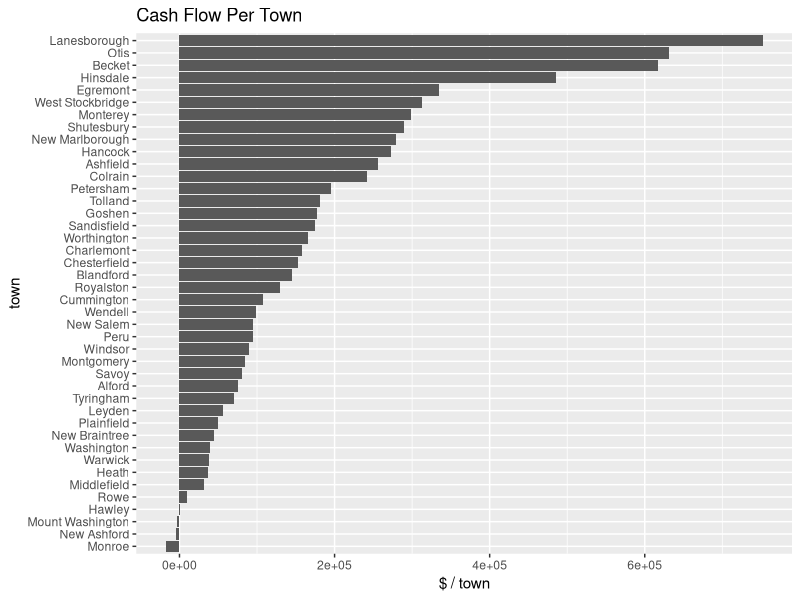
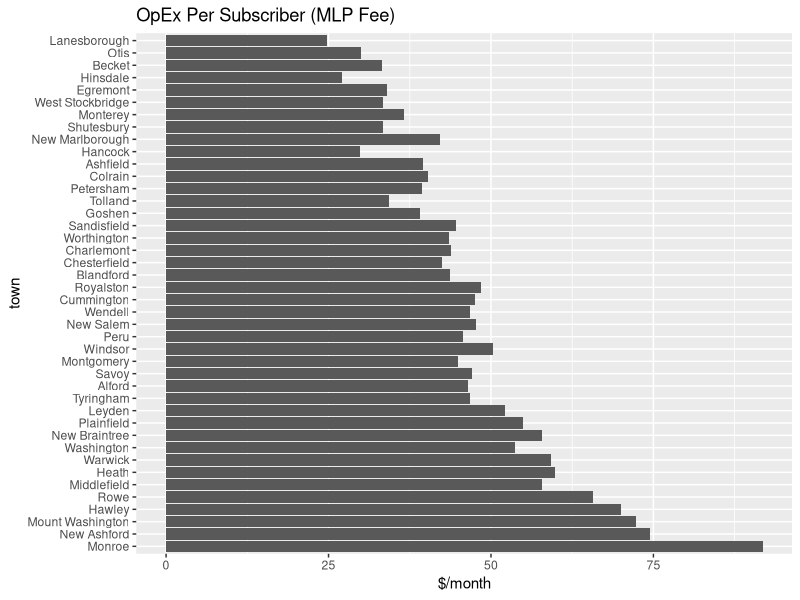
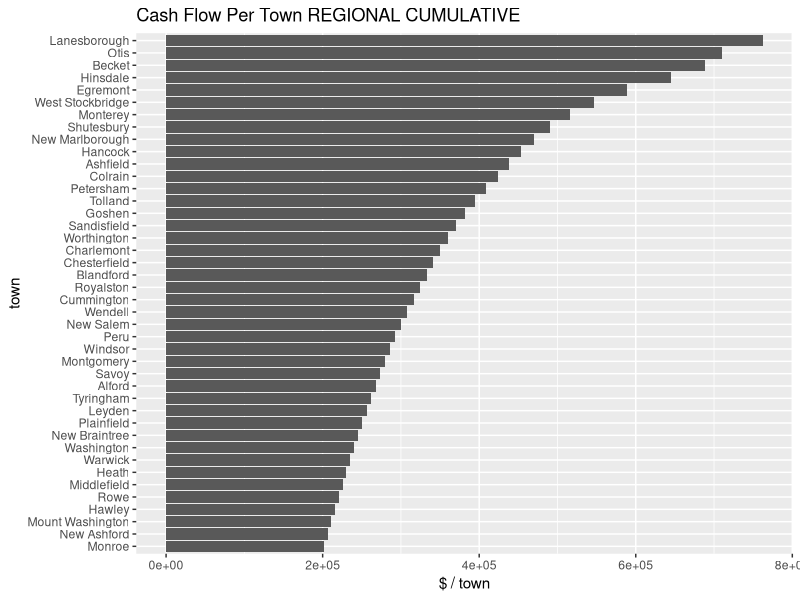
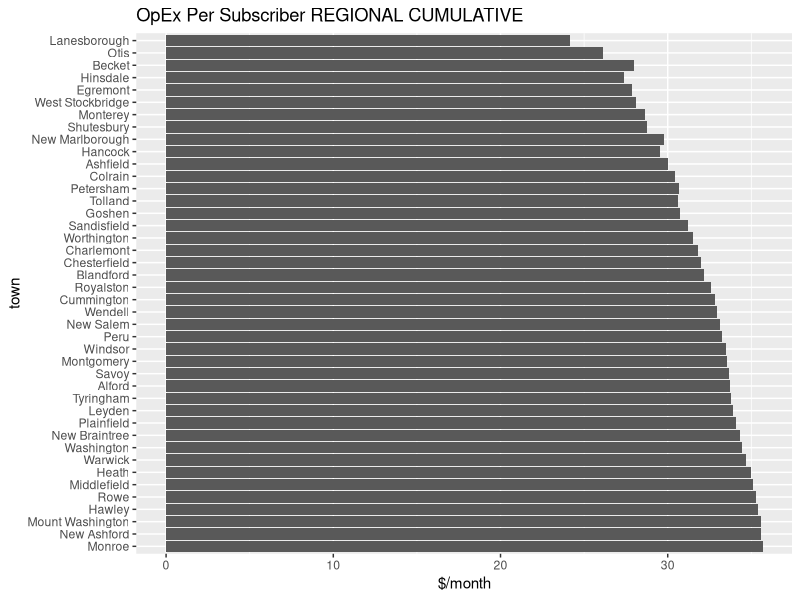
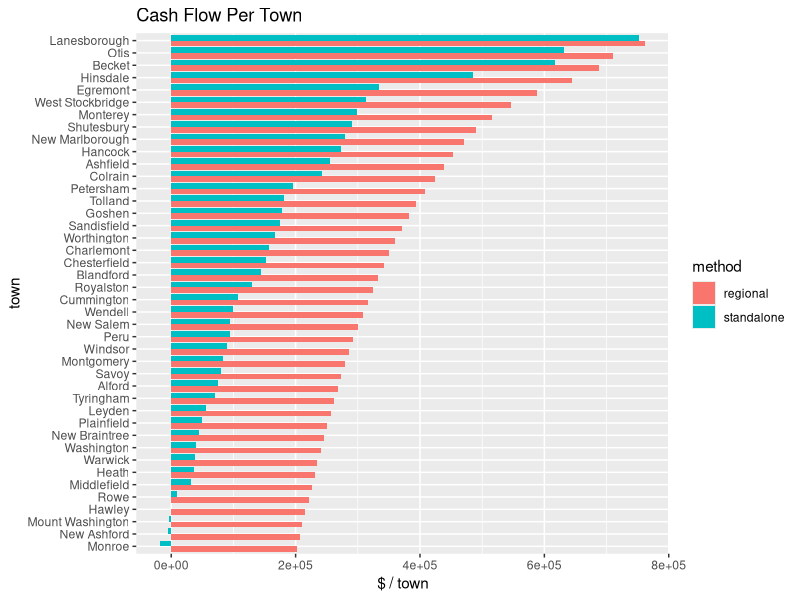
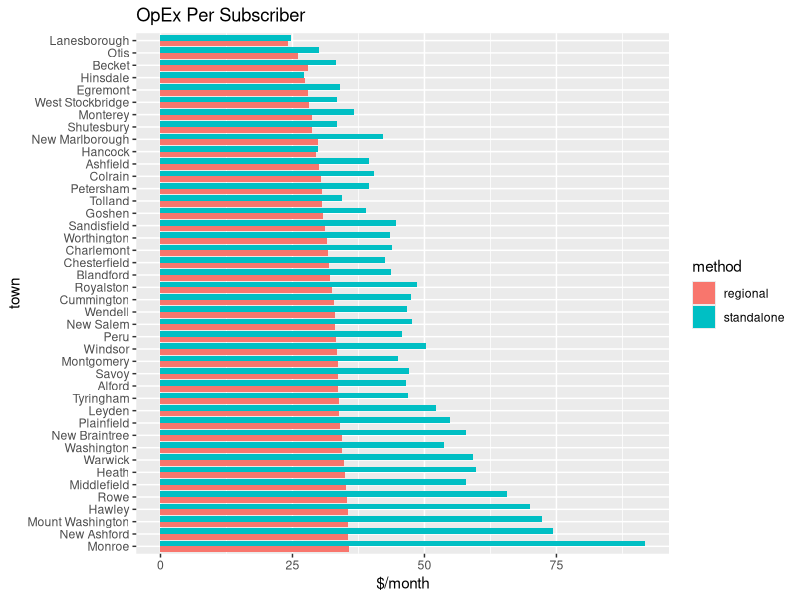

Recreate these plots in R, in order.
library(dplyr)
library(ggplot2)

fiber.plant.depreciation <- 1395 # per mile
insurance <- 442                 # per mile
bond.fees <- 3                   # per pole
pole.rental <- 13                # per pole
electronics.depreciation <- 63   # per premise
routine.mtnce <- 39              # per premise
network.operator.base <- 16800   # per town(!)
network.operator <- 36           # per subscriber
purma.dues <- 1200               # per town
accountant <- 3000               # per town
bookkeeping.etc <- 5000          # per town
legal <- 10000                   # per town
return.pct <- .05                # percent of opex (contingency fund)
take.rate <- 0.75
avg.price.per.sub <- 70          # average revenue per subscriber given product mix



# The plant.opex are fixed costs.
# I assume these costs are linear in the counts (miles, poles, etc.)
# That is, no economy of scale as increase size
plant.opex <- function(miles, poles, premises, subscribers) {
  (fiber.plant.depreciation+insurance)*miles +
    (bond.fees+pole.rental)*poles +
    (electronics.depreciation+routine.mtnce)*premises
}

# The netop.opex is the cost of the Network Operator subcontract.
# Crocker estimates a base cost per town and a cost per subscriber.
# This needs work.
netop.opex <- function(subscribers) {
  network.operator.base +
  network.operator*subscribers
}

# The admin.opex are the costs for bookkeeping, etc., which Crocker
# estimates as potentially a 50% savings when regionalized.
# This needs work.
admin.opex <- function() {
  purma.dues+accountant+bookkeeping.etc+legal
}

# A contingency fund for paying deductibles or other issues 
# is based on a percent of total opex.
contingency <- function(tot.opex) {
  tot.opex * return.pct
}

# premises, miles and poles per town, e.g.
#                  premises miles poles
# Alford                357    26   785
# Egremont             1034    56  1837
# Hancock               755    26   758
# Lanesborough         1848    52  1423
# ...
town.data <- read.table('towndata.txt', header=T, row.names = 1)
town.data$town <- row.names(town.data)

# Compute costs, revenue, cash flow per town
town.data <-
  mutate(town.data,
         n_towns=1,
         plant.opex=plant.opex(miles, poles, premises, premises*take.rate),
         netop.opex=netop.opex(premises*take.rate),
         admin.opex=admin.opex(),
         isp.opex=0, # fix me
         contingency=contingency(plant.opex+netop.opex+admin.opex+isp.opex),
         total.opex=plant.opex+netop.opex+admin.opex+isp.opex+contingency,
         revenue=avg.price.per.sub*premises*take.rate*12,
         cash.flow=revenue-total.opex,
         monthly.cost.per.sub=total.opex/(premises*take.rate)/12,
         monthly.net.per.sub=avg.price.per.sub-monthly.cost.per.sub)

# For plotting purposes, reorder town names by cash.flow
town.data$town <- factor(town.data$town, levels=town.data$town[order(town.data$cash.flow)])
town.data <- arrange(town.data, desc(town))

ggplot(town.data, aes(x=town,y=cash.flow)) + geom_bar(stat='identity') + coord_flip() + ggtitle("Cash Flow Per Town") + ylab("$ / town")

ggplot(town.data, aes(x=town,y=monthly.cost.per.sub)) + geom_bar(stat='identity') + coord_flip() + ggtitle("OpEx Per Subscriber (MLP Fee)") + ylab("$/month")

# Now generate cumulative values in order of most affordable first
town.data.cum <-
  mutate(town.data, 
         miles=cumsum(miles), 
         poles=cumsum(poles), 
         premises=cumsum(premises),
         n_towns=1:nrow(town.data),
         plant.opex=plant.opex(miles, poles, premises, premises*take.rate),
         netop.opex=netop.opex(premises*take.rate),
         admin.opex=cumsum(admin.opex)/2,
         isp.opex=0, # fix me
         contingency=contingency(plant.opex+netop.opex+admin.opex+isp.opex),
         total.opex=plant.opex+netop.opex+admin.opex+isp.opex+contingency,
         revenue=avg.price.per.sub*premises*take.rate*12,
         cash.flow=revenue-total.opex,
         monthly.cost.per.sub=total.opex/(premises*take.rate)/12,
         monthly.net.per.sub=avg.price.per.sub-monthly.cost.per.sub)

ggplot(town.data.cum, aes(x=town,y=cash.flow/n_towns)) + geom_bar(stat='identity') + coord_flip() +
  ggtitle("Cash Flow Per Town REGIONAL CUMULATIVE") + ylab("$ / town")

ggplot(town.data.cum, aes(x=town,y=monthly.cost.per.sub)) + geom_bar(stat='identity') + coord_flip() + ggtitle("OpEx Per Subscriber REGIONAL CUMULATIVE") + ylab("$/month")

# combine the data.frames
costs <- cbind(rbind(town.data, town.data.cum), method=factor(rep(c('standalone','regional') , each=nrow(town.data))))

ggplot(costs, aes(x=town,y=cash.flow/n_towns,fill=method)) + geom_bar(stat='identity',position='dodge') + coord_flip() +   ggtitle("Cash Flow Per Town") + ylab("$ / town")
ggplot(costs, aes(x=town,y=monthly.cost.per.sub,fill=method)) + geom_bar(stat='identity',position = "dodge") + coord_flip() + ggtitle("OpEx Per Subscriber") + ylab("$/month") 
